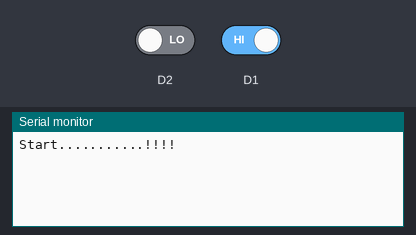
Simulated run of this sketch. Board: ESP8266 (NodeMCU). Parts: the last lines printed to the serial monitor. Inputs (shaded band) come from the test bench; at power-on: D1 HIGH, D2 LOW.

Above: at 1.2 s.
1.3 s: D1 driven LOW
At 1.9 s:
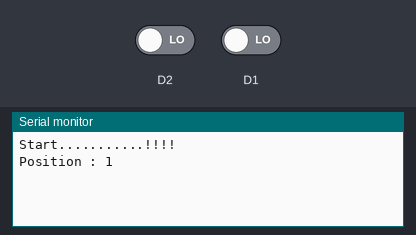
2.8 s: D1 driven HIGH
At 4.3 s:
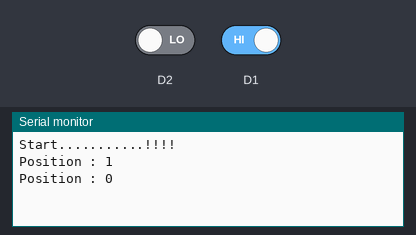

Measured:
- after the input at 1.3 s, the serial monitor: prints a new line at once (image 1)
- after the input at 2.8 s, the serial monitor: prints a new line at once (image 2)

The sketch:

Rotatory_Encoder.ino
```cpp
/* @Date    : 23-Sep-2019
 * @Author  : Vivek Yadav
   @Brief   : 360 Rotatory encoder
   @Version : v.01(NodeMcu 12E)
   @Working : Frist Understand the Working principle of Rotatory Encoder :Visit wiki
              It is telling us rotation( Clockwise or anticlockwise ).
              Pin Diagram :
               1: Output A (Top)
               2: OutPut B
               3:
               4: Vcc
               5: GND
*/


bool lastD1,newD1;
int counter = 0;

void setup()
{

  Serial.begin(9600);
  // In Place of D1 and D2 we can take any other GPIO
  pinMode(D1,INPUT);
  pinMode(D2,INPUT);

  lastD1 = digitalRead(D1);

  Serial.println("\nStart...........!!!! ");
}

void loop()
{
  newD1 = digitalRead(D1);

  if( lastD1 != newD1 )
  {
    if(digitalRead(D2) != newD1)
      counter -=1;// Clockwise Rotation
    else
      counter +=1;// Anti-Clockwise Rotation

      Serial.println("Position : " + String(counter));
  }//End - if()
  lastD1 = newD1;
}//End- loop()
```
